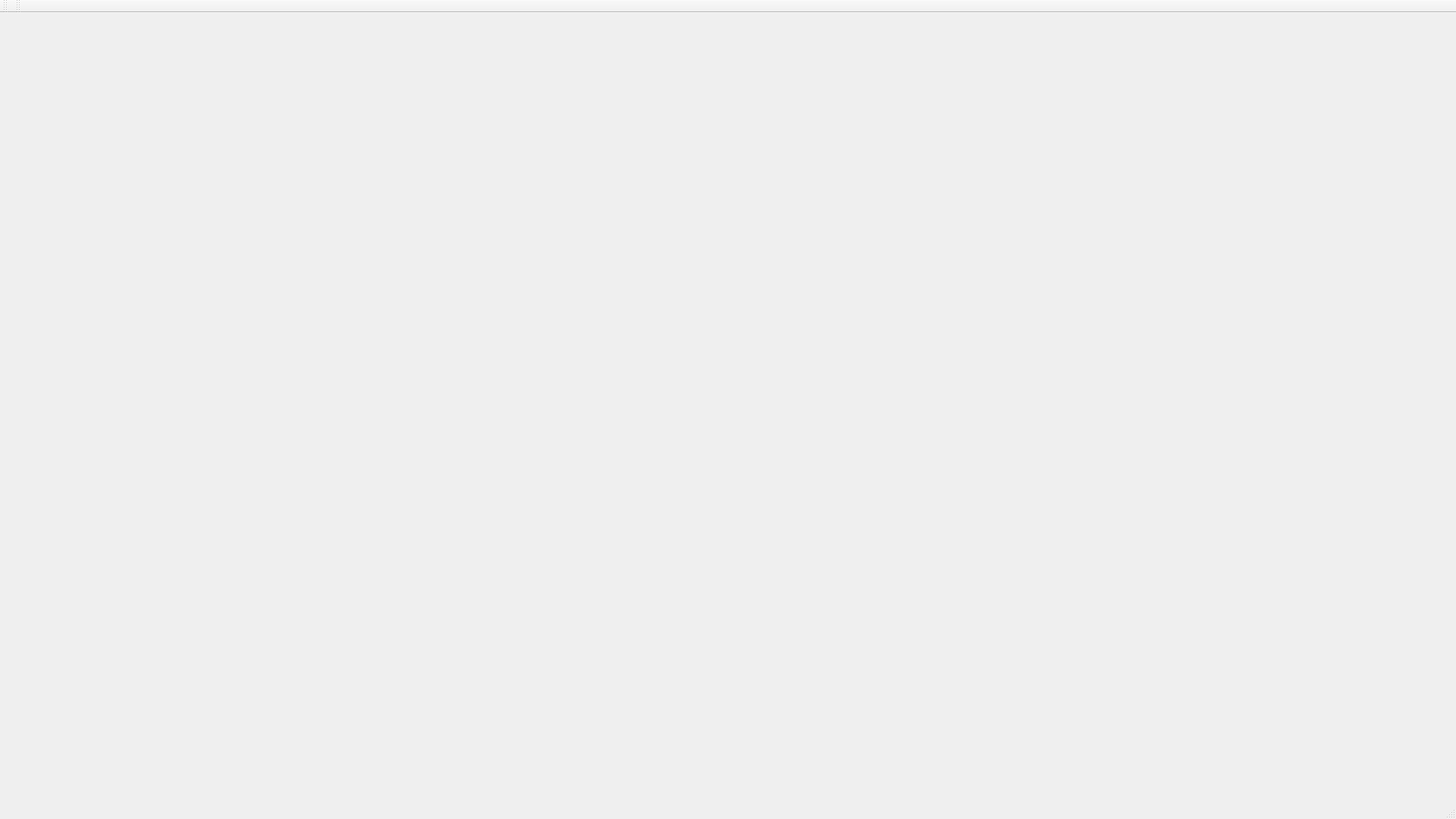
<?xml version="1.0" encoding="UTF-8"?>
<ui version="4.0">
 <class>Left1080p</class>
 <widget class="QMainWindow" name="Left1080p">
  <property name="geometry">
   <rect>
    <x>0</x>
    <y>0</y>
    <width>1920</width>
    <height>1080</height>
   </rect>
  </property>
  <property name="windowTitle">
   <string>MainWindow</string>
  </property>
  <widget class="QWidget" name="centralwidget">
   <widget class="QLabel" name="label">
    <property name="geometry">
     <rect>
      <x>0</x>
      <y>0</y>
      <width>1920</width>
      <height>1080</height>
     </rect>
    </property>
    <property name="text">
     <string/>
    </property>
   </widget>
  </widget>
  <widget class="QMenuBar" name="menubar">
   <property name="geometry">
    <rect>
     <x>0</x>
     <y>0</y>
     <width>1920</width>
     <height>22</height>
    </rect>
   </property>
  </widget>
  <widget class="QStatusBar" name="statusbar"/>
  <widget class="QToolBar" name="toolBar">
   <property name="windowTitle">
    <string>toolBar</string>
   </property>
   <attribute name="toolBarArea">
    <enum>TopToolBarArea</enum>
   </attribute>
   <attribute name="toolBarBreak">
    <bool>false</bool>
   </attribute>
  </widget>
  <widget class="QToolBar" name="toolBar_2">
   <property name="windowTitle">
    <string>toolBar_2</string>
   </property>
   <attribute name="toolBarArea">
    <enum>TopToolBarArea</enum>
   </attribute>
   <attribute name="toolBarBreak">
    <bool>false</bool>
   </attribute>
  </widget>
 </widget>
 <resources/>
 <connections/>
</ui>
